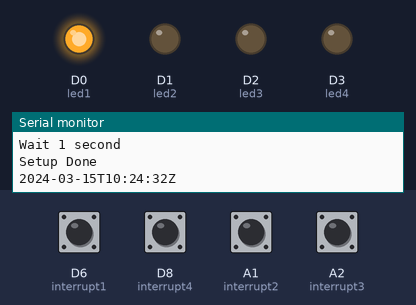
A sketch run on a simulated Arduino MKR. On the bench: output pins drawn as LEDs (lit = HIGH), the last lines printed to the serial monitor. The test bench sets the inputs (shaded band); at power-on: A1 (interrupt2), A2 (interrupt3), D6 (interrupt1), D8 (interrupt4) LOW. WiFi joins after 1.5 s; servers stay silent unless stated; network time is answered at once with the bench clock; uploads are accepted with an empty reply; the local clock reads 2024-03-15 10:24:30 at power-on unless the sketch sets it; pins used as bus, display or sensor lines are not drawn.

Above: at 4.1 s.
4.2 s: D8 (interrupt4) pulled HIGH for 0.15 s
At 5.1 s:
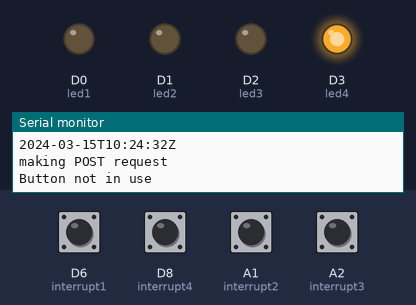
5.8 s: A1 (interrupt2) pulled HIGH for 0.15 s
At 6.2 s:
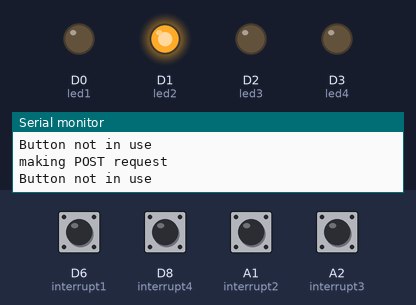
7.4 s: A2 (interrupt3) pulled HIGH for 0.15 s
At 8.6 s:
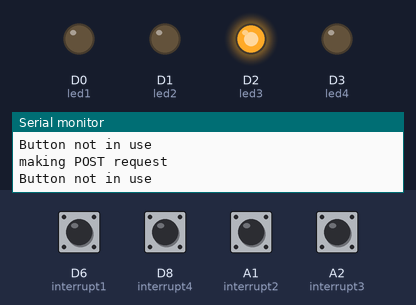
9.0 s: D6 (interrupt1) pulled HIGH for 0.15 s
At 9.9 s:
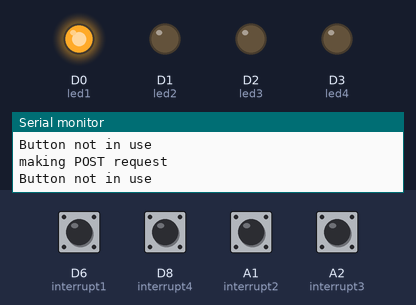
10.6 s: D8 (interrupt4) pulled HIGH for 1 s
At 11.1 s:
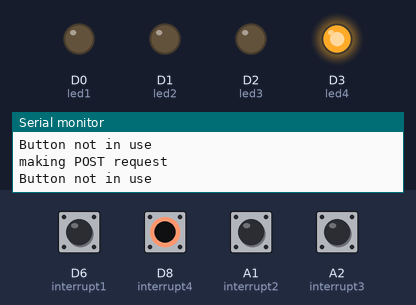
Timing chart, 0 to 13.6 s (numbered marks = the images above; inputs shaded):
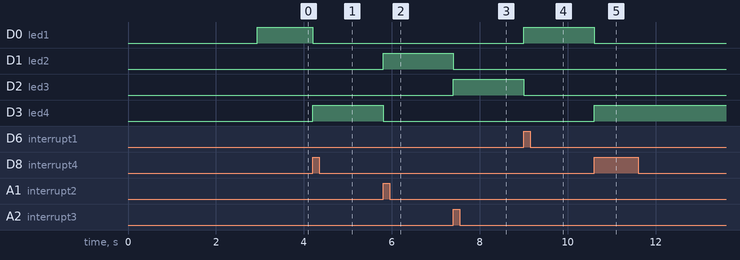

Measured:
- after the input at 4.2 s, D0 (led1): HIGH → LOW at once; D3 (led4): LOW → HIGH at once
- after the input at 5.8 s, D1 (led2): LOW → HIGH at once; D3 (led4): HIGH → LOW at once
- after the input at 7.4 s, D1 (led2): HIGH → LOW at once; D2 (led3): LOW → HIGH at once
- after the input at 9.0 s, D0 (led1): LOW → HIGH at once; D2 (led3): HIGH → LOW at once
- after the input at 10.6 s, D0 (led1): HIGH → LOW at once; D3 (led4): LOW → HIGH at once

The sketch:

arduino.ino
```cpp
#include <WiFi101.h>
#include <ArduinoJson.h>
#include <NTPClient.h>
#include <WiFiUdp.h>
#include <RTCZero.h>
char ssid[] = "prettyflyforawifi";
char pass[] = "mylittleponyranch";
char user[] =  "simon";
char server[] = "smarttimer-server.herokuapp.com";
int status = WL_IDLE_STATUS;
WiFiClient wifiClient;
String buttons[4];

WiFiUDP ntpUDP;
int interrupt1 = 6;
int interrupt2 = A1;
int interrupt3 = A2;
int interrupt4 = 8;
int interruptPower = 5;

int led1 = 0;
int led2 = 1;
int led3 = 2;
int led4 = 3;
int interruptPower2 = A3;
int interruptPower3 = A4;

int currentMode;
int lastMode = 1;
unsigned long prev;
unsigned long now;
String date;
NTPClient timeClient(ntpUDP);
RTCZero rtc;


void setup() {
  Serial.begin(115200);
  attachInterrupt(digitalPinToInterrupt(interrupt1),isr1,HIGH);
  attachInterrupt(digitalPinToInterrupt(interrupt2),isr2,HIGH);
  attachInterrupt(digitalPinToInterrupt(interrupt3),isr3,HIGH);
  attachInterrupt(digitalPinToInterrupt(interrupt4),isr4,HIGH);

  pinMode(led1,OUTPUT);
  pinMode(led2,OUTPUT);
  pinMode(led3,OUTPUT);
  pinMode(led4,OUTPUT);
  pinMode(interruptPower,OUTPUT);
  pinMode(interruptPower2,OUTPUT);
  pinMode(interruptPower3,OUTPUT);
  prev = 0;
  digitalWrite(interruptPower,HIGH);
  digitalWrite(interruptPower2,HIGH);
  digitalWrite(interruptPower3,HIGH);

    while (status != WL_CONNECTED) {
      Serial.print("Attempting to connect to SSID: ");
      Serial.println(ssid);
      status = WiFi.begin(ssid, pass);
      delay(100);
    }
      Serial.println("\nStarting connection to server...");

  timeClient.begin();
  rtc.begin();
  String body;
  StaticJsonDocument<200> doc;
  doc["username"] = user;
  serializeJson(doc, body);
  if (wifiClient.connect(server, 80)) {
    Serial.println("connected");
    wifiClient.println("POST /api/sync HTTP/1.1");
    wifiClient.println("Host: smarttimer-server.herokuapp.com");
    wifiClient.println("Content-type:application/json");
    wifiClient.println("Connection: close");
    wifiClient.print("Content-Length: ");
    wifiClient.println(body.length());
    wifiClient.println();
    wifiClient.println(body);
  }
  String response;
  while (wifiClient.connected()){
    if ( wifiClient.available()){
      char str=wifiClient.read();
      response += str;
    }
  }
  String json = response.substring(response.indexOf("[")+1,response.indexOf("]"));
  initializeButtons(json);
  Serial.println("Wait 1 second");
  delay(1000);
  Serial.println("Setup Done");
  timeClient.update();
  date = timeClient.getFormattedDate();
  Serial.println(date);
  prev = timeClient.getEpochTime();
  isr1();
}

void loop() {
  if (currentMode != lastMode) {
    timeClient.update();
    now = timeClient.getEpochTime();
    unsigned long diff = now - prev;
    prev = now;
    int spentTime = diff;

    Serial.println("making POST request");
    String contentType = "application/json";
    String data;
    StaticJsonDocument<200> doc;
    doc["date"] = date;
    doc["module"] = buttons[lastMode-1];
    if(buttons[lastMode -1] == NULL) {
      Serial.println("Button not in use");
      lastMode = currentMode;
      return;
    }
    doc["rectime"] = spentTime;
    doc["username"] = user;
    serializeJson(doc, data);
    Serial.println(data);
    lastMode = currentMode;

    if (wifiClient.connect(server, 80)) {
      Serial.println("connected");
      wifiClient.println("POST /api/addtimestamp HTTP/1.1");
      wifiClient.println("Host: smarttimer-server.herokuapp.com");
      wifiClient.println("Content-type:application/json");
      wifiClient.println("Connection: close");
      wifiClient.print("Content-Length: ");
      wifiClient.println(data.length());
      wifiClient.println();
      wifiClient.println(data);
  }
  String response;
  while (wifiClient.connected()){
    if ( wifiClient.available()){
      char str=wifiClient.read();
      response += str;
    }
  }
  Serial.println(response);
  timeClient.update();
  date = timeClient.getFormattedDate();
  Serial.println(date);
  wifiClient.flush();
  wifiClient.stop();
  WiFi.end();
  delay(10);
  WiFi.begin(ssid, pass);
}
}

void isr1() {
  currentMode = 1;
  digitalWrite(led1,HIGH);
  digitalWrite(led2,LOW);
  digitalWrite(led3,LOW);
  digitalWrite(led4,LOW);
}
void isr2() {
  currentMode = 2;
  digitalWrite(led2,HIGH);
  digitalWrite(led1,LOW);
  digitalWrite(led3,LOW);
  digitalWrite(led4,LOW);
}
void isr3() {
  currentMode = 3;
  digitalWrite(led3,HIGH);
  digitalWrite(led2,LOW);
  digitalWrite(led1,LOW);
  digitalWrite(led4,LOW);
}
void isr4() {
  currentMode = 4;
  digitalWrite(led4,HIGH);
  digitalWrite(led2,LOW);
  digitalWrite(led3,LOW);
  digitalWrite(led1,LOW);
}
void initializeButtons(String response) {
  Serial.println(response);

  for(int i = 0; i < 4; i++) {
      DynamicJsonDocument doc2(1024);
  deserializeJson(doc2, response);
  String moduleid = doc2["moduleid"];
  String buttonid = doc2["buttonid"];
  Serial.println(buttonid);
  if(buttonid == "blue") {
    buttons[0] = moduleid;
  }
  if(buttonid == "yellow") {
    buttons[1] = moduleid;
  }
  if(buttonid == "red") {
    buttons[2] = moduleid;
  }
  if(buttonid == "green") {
    buttons[3] = moduleid;
  }
  response.remove(0,response.indexOf("}")+2);
  }
  for(int i = 0; i < 4;i++){
    Serial.println(buttons[i]);
  }
}
```
